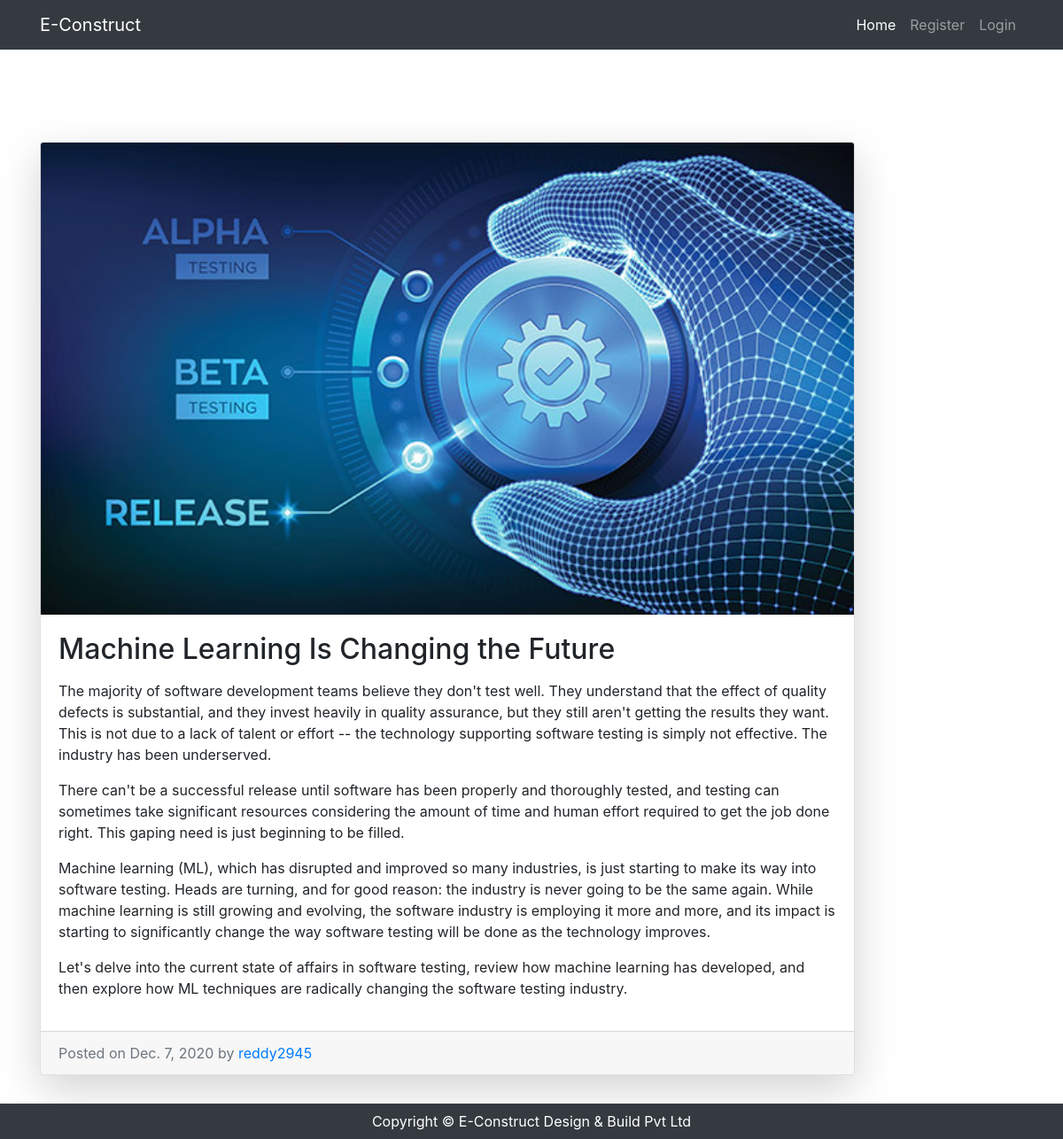
The page /blog_post/23/ on the database its author committed.
### myapp/models.py (models this page shows)
class blog_post(models.Model):
    title = models.CharField(max_length=40)
    text = RichTextField(blank=True, null=True)
    img = models.ImageField(null=True, blank=True,upload_to='images/')
    author = models.ForeignKey(User, on_delete=models.CASCADE)
    date = models.DateField(auto_now_add=True)

### myapp/views.py (the view)
# urls.py: path('blog_post/<int:pk>/', Full_view.as_view(), name= 'full_view'),
class Full_view(DetailView):
    model = blog_post
    template_name = 'myapp/details.html'

### myapp/templates/myapp/details.html
{% extends 'myapp/base.html' %}
{% block content %}
    <div class="col-lg-10 py-5 mt-5">
        <div class="card mb-4 shadow-lg mt-2">
          <img class="card-img-top" src="{{object.img.url}}" alt="Card image cap">
          <div class="card-body">
            <h2 class="card-title">{{object.title}}</h2>
            <p class="card-text">{{object.text | safe | linebreaks}}</p>
          </div>
          <div class="card-footer text-muted">
            Posted on {{object.date}} by
            <a href="#">{{object.author}}</a>
          </div>
        </div>
      </div>
{% endblock %}

### static/css/blog-home.css (style rules this page uses)
body { padding-top: 56px; background-repeat: no-repeat; height: 200%; width: 100%; background-size: cover; background-position: fixed; background-image: url(/static/css/pexels-burst-373912.jpg); }

### rows shown on the page
blog_post: img (picture), title "Machine Learning Is Changing the Future", text "The majority of software development teams believe they don't test well. They understand that the effect of quality defects is substantial, and they invest heavily in quality assurance, but they still aren't getting the results they want. This is not due to a lack of talent or effort -- the technology supporting software testing is simply not effective. The industry has been underserved. There can't be a successful release until software has been properly and thoroughly tested, and testing can sometimes take significant resources considering the amount of time and human effort required to get the job done right. This gaping need is just beginning to be filled. Machine learning (ML), which…", date "Dec. 7, 2020", author "reddy2945"
